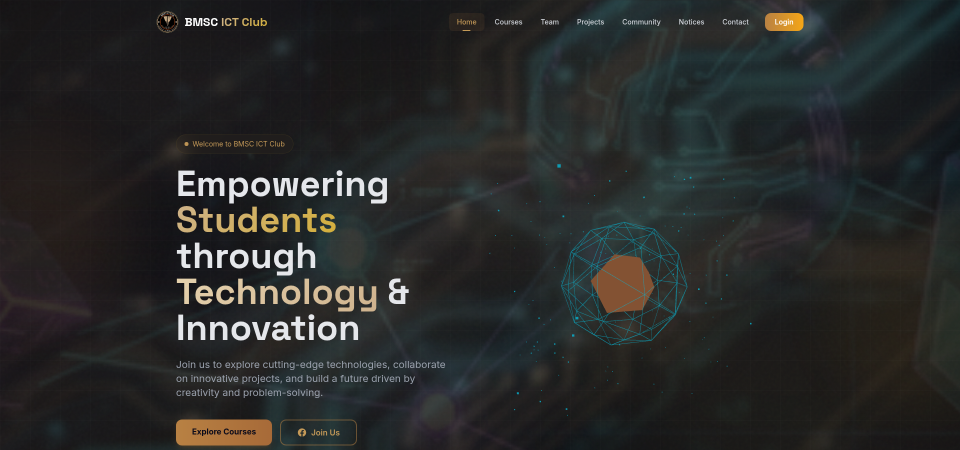
#> input picture scripts/hero_section.png, 1920 x 900 px (shown at 1/2 size)
$ python extract_colors.py hero_section.png
#> lines starting #> are read from the running program, lines starting #| are printed output that depends on the picture
import sys
import numpy as np
from PIL import Image
from sklearn.cluster import KMeans

def extract_colors(image_path, n_clusters=5):
#> called with image_path = 'hero_section.png', n_clusters = 5
    try:
        img = Image.open(image_path)
#> img is the input picture: PIL image 1920x900 RGB; mean R, G, B 39.9, 41.2, 40.5
        img = img.convert('RGB')

        # Resize to speed up k-means, but keeping aspect ratio
        img.thumbnail((300, 300))
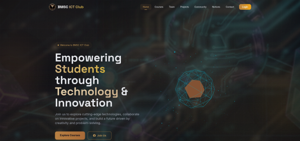
#> img: PIL image 300x141 RGB; mean R, G, B 39.8, 41.1, 40.4
        img_np = np.array(img)

        # Reshape to a list of pixels
        pixels = img_np.reshape(-1, 3)

        # Run KMeans
        kmeans = KMeans(n_clusters=n_clusters, random_state=42, n_init=10)
        kmeans.fit(pixels)

        colors = kmeans.cluster_centers_
        labels = kmeans.labels_

        # Calculate percentage of each color
        counts = np.bincount(labels)
        percentages = counts / len(pixels)
#> percentages = [0.582, 0.0105, 0.0318, 0.359, 0.0169]

        # Sort by percentage
        sorted_indices = np.argsort(percentages)[::-1]
#> sorted_indices = [0, 3, 2, 4, 1]

        print(f"--- Dominant Colors for {image_path} ---")
        for idx in sorted_indices:
            color = colors[idx]
            hex_color = '#{:02x}{:02x}{:02x}'.format(int(color[0]), int(color[1]), int(color[2]))
            print(f"{hex_color} - {percentages[idx]*100:.2f}%")
#> this loop made 5 passes
#> (color, hex_color) on passes 1, 3, 4: ([29.35, 28.76, 28.96], '#1d1c1c'), ([97.24, 86.48, 75.46], '#61564b'), ([169.4, 142.7, 103.6], '#a98e67')
#> (idx, color, hex_color) on passes 2, 5: (3, [40.56, 47.43, 47.86], '#282f2f'), (1, [208.8, 208.7, 209], '#d0d0d0')
#| #1d1c1c - 58.17%
#| #282f2f - 35.90%
#| #61564b - 3.18%
#| #a98e67 - 1.69%
#| #d0d0d0 - 1.05%

    except Exception as e:
        print(f"Error processing {image_path}: {e}")

if __name__ == "__main__":
    if len(sys.argv) > 1:
        for arg in sys.argv[1:]:
            extract_colors(arg, n_clusters=5)
    else:
        print("Please provide an image path.")
